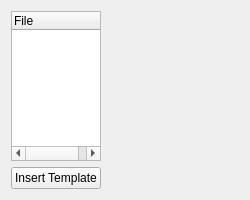
<?xml version="1.0" encoding="UTF-8"?>
<ui version="4.0">
 <class>TemplateLoaderWidget</class>
 <widget class="QWidget" name="TemplateLoaderWidget">
  <property name="geometry">
   <rect>
    <x>0</x>
    <y>0</y>
    <width>250</width>
    <height>200</height>
   </rect>
  </property>
  <property name="minimumSize">
   <size>
    <width>200</width>
    <height>200</height>
   </size>
  </property>
  <property name="maximumSize">
   <size>
    <width>250</width>
    <height>200</height>
   </size>
  </property>
  <property name="windowTitle">
   <string>TemplateLoaderWidget</string>
  </property>
  <layout class="QHBoxLayout" name="horizontalLayout_2">
   <property name="sizeConstraint">
    <enum>QLayout::SetDefaultConstraint</enum>
   </property>
   <item>
    <widget class="QWidget" name="widget_2" native="true">
     <layout class="QVBoxLayout" name="verticalLayout">
      <property name="margin">
       <number>0</number>
      </property>
      <item>
       <widget class="QTreeWidget" name="treeWidget">
        <column>
         <property name="text">
          <string notr="true">File</string>
         </property>
        </column>
       </widget>
      </item>
      <item>
       <widget class="QPushButton" name="pushButton">
        <property name="text">
         <string>Insert Template</string>
        </property>
       </widget>
      </item>
     </layout>
    </widget>
   </item>
   <item>
    <widget class="QWidget" name="widget" native="true">
     <layout class="QHBoxLayout" name="horizontalLayout">
      <property name="margin">
       <number>0</number>
      </property>
      <item>
       <spacer name="horizontalSpacer">
        <property name="orientation">
         <enum>Qt::Horizontal</enum>
        </property>
        <property name="sizeHint" stdset="0">
         <size>
          <width>367</width>
          <height>20</height>
         </size>
        </property>
       </spacer>
      </item>
     </layout>
    </widget>
   </item>
  </layout>
 </widget>
 <layoutdefault spacing="6" margin="11"/>
 <resources/>
 <connections>
  <connection>
   <sender>treeWidget</sender>
   <signal>currentItemChanged(QTreeWidgetItem*,QTreeWidgetItem*)</signal>
   <receiver>TemplateLoaderWidget</receiver>
   <slot>treeItemChanged(QTreeWidgetItem*,QTreeWidgetItem*)</slot>
   <hints>
    <hint type="sourcelabel">
     <x>202</x>
     <y>299</y>
    </hint>
    <hint type="destinationlabel">
     <x>399</x>
     <y>299</y>
    </hint>
   </hints>
  </connection>
 </connections>
 <slots>
  <slot>treeItemChanged(QTreeWidgetItem*,QTreeWidgetItem*)</slot>
 </slots>
</ui>
